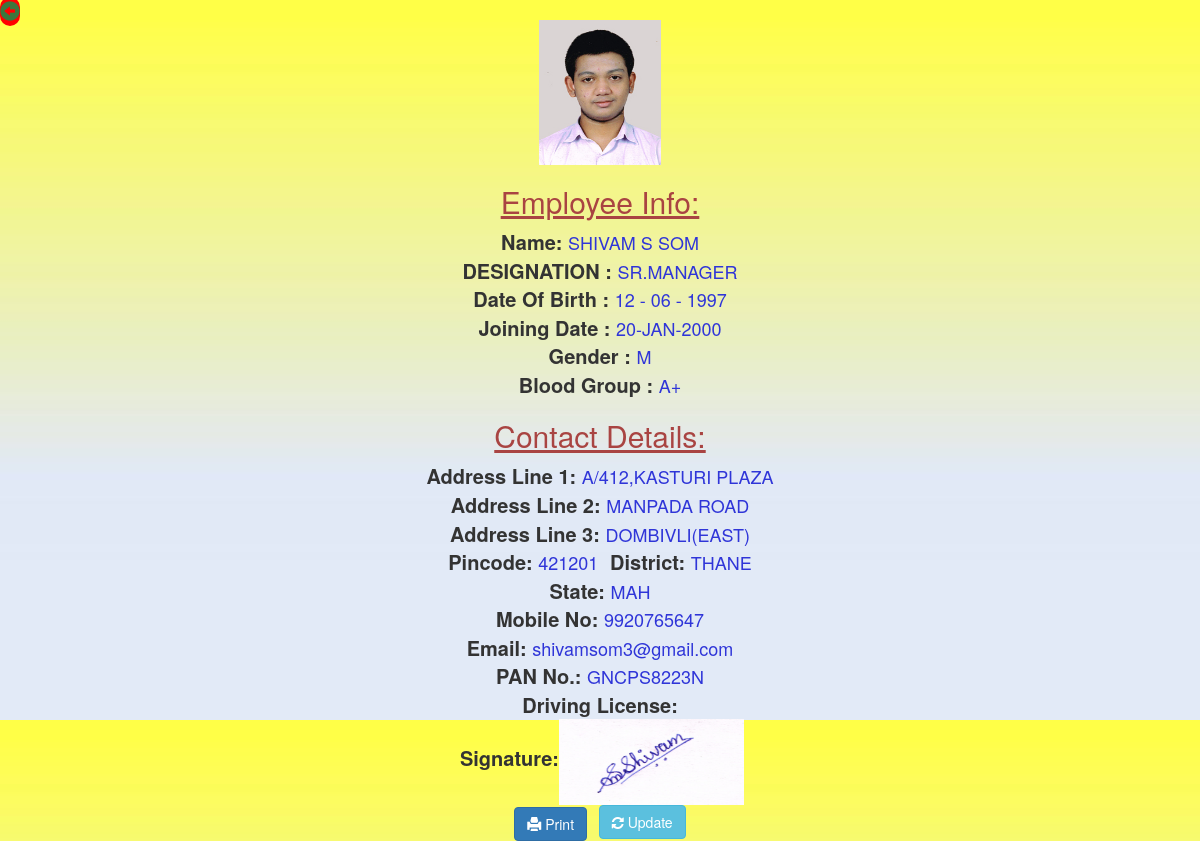
/displayemp.php?empid=1 (signed in), run on the app's committed database.
### tables this page shows
CREATE TABLE `employee` (
  `empid` int(11) NOT NULL,
  `image_name` varchar(100) NOT NULL,
  `image_path` varchar(200) NOT NULL,
  `lastname` varchar(20) NOT NULL,
  `firstname` varchar(20) NOT NULL,
  `middlename` varchar(20) NOT NULL,
  `day` int(5) NOT NULL,
  `month` varchar(10) NOT NULL,
  `year` int(11) NOT NULL,
  `gender` varchar(1) NOT NULL,
  `bloodgroup` varchar(3) NOT NULL,
  `addr1` varchar(25) NOT NULL,
  `addr2` varchar(20) NOT NULL,
  `addr3` varchar(20) NOT NULL,
  `pin` int(11) NOT NULL,
  `dist` varchar(20) NOT NULL,
  `state` varchar(5) NOT NULL,
  `mob` varchar(11) NOT NULL,
  `email` varchar(25) NOT NULL,
  `pan` varchar(10) DEFAULT NULL,
  `drive` varchar(10) DEFAULT NULL,
  `startday` int(11) NOT NULL,
  `startmonth` varchar(10) NOT NULL,
  `startyear` int(11) NOT NULL,
  `jobtitle` varchar(20) NOT NULL,
  `sign_name` varchar(100) NOT NULL,
  `sign_path` varchar(200) NOT NULL
);

### detailsprint.php (the view, shortened to what this page needs)
<?php
      function empdetails($result,$conn)
      {
                                while($row = $result->fetch_assoc())
                      {         $data = $row["image_path"];
                                        echo "<div class='row container-fluid'>
                                          <div class='col-lg-4'></div>
                                       <center>     <div class='col-lg-4'>";
                                          echo "<img alt='passport_photo' src='$data' width='122px' height='145px'>";
                                           echo "<h2 class='text-danger'><u>Employee Info:</u></h2>";
                                           echo "<b id='s1'>Name: </b><text id='s2'>" . strtoupper($row["firstname"]) ." " .strtoupper($row["middlename"])." " .strtoupper($row["lastname"])."</text><br>"  ;
                                          echo "<b id ='s1'>DESIGNATION : </b><text id='s2'>".$row["jobtitle"]."</text><br>";
                                          echo "<b id='s1'>Date Of Birth : </b><text id='s2'>".$row["day"]." - ".$row["month"]." - ".$row["year"]."</text><br>";
                                        echo "<b id ='s1'>Joining Date : </b><text id='s2'>".$row["startday"]."-".$row["startmonth"]."-".$row["startyear"]."</text><br>";
                                        echo "<b id ='s1'>Gender : </b><text id='s2'>".$row["gender"]."</text><br>";
                                            echo "<b id ='s1'>Blood Group : </b><text id='s2'>".$row["bloodgroup"]."</text>";
                                            echo "<h2 class='text-danger'><u>Contact Details:</u></h2>";
                                           echo "<b id ='s1'>Address Line 1: </b><text id='s2'>".$row["addr1"]."</text><br>";
                                           echo "<b id ='s1'>Address Line 2: </b><text id='s2'>".$row["addr2"]."</text><br>";
                                           echo "<b id ='s1'>Address Line 3: </b><text id='s2'>".$row["addr3"]."</text><br>";
                                           echo "<b id ='s1'>Pincode: </b><text id='s2'>".$row["pin"]."</text>";
                                            echo "&nbsp;&nbsp;&nbsp;<b id ='s1'>District: </b><text id='s2'>".$row["dist"]."</text><br>";
                                            echo "<b id ='s1'>State: </b><text id='s2'>".$row["state"]."</text><br>";
                                            echo "<b id ='s1'>Mobile No: </b><text id='s2'>".$row["mob"]."</text><br>";
                                            echo "<b id ='s1'>Email: </b><text id='s2'>".$row["email"]."</text><br>";
                                            echo "<b id ='s1'>PAN No.: </b><text id='s2'>".$row["pan"]."</text><BR>";
                                            echo "<b id ='s1'>Driving License: </b><text id='s2'>".$row["drive"]."</text><br>&nbsp;";
                                            echo "<b id='s1'>Signature:</b><img alt='emp_sign' src='$row[sign_path]' width='185px' height='86px'>";
                                            echo "</div></center>";
                                           echo "<div class='col-lg-4'>";
                                          $x=$row['empid'];
                      }
                                        echo "</div></div>";
              echo "<footer style='text-align:center'><button onclick='window.print()' class='btn btn-primary'><span class='glyphicon glyphicon-print'></span> Print</button> &nbsp;
             " ;
             echo "<a href='./emp_update.php?empid=$x'><button class='btn btn-info' ><span class='fa fa-refresh'></span> Update</button></a></footer>";
      }
?>
<link rel="stylesheet" type="text/css" href="./font-awesome-4.6.3/css/font-awesome.min.css">

### css/displaysb.css (style rules this page uses)
#s1 { font-size: 20px; }
#s2 { font-size: 18px; color: #2f35d8; }

### displayemp.php (style rules this page uses)
a { font-size: 20px; display: inline; }

### data on the page
employee: image_path (picture), firstname "SHIVAM", middlename "S", lastname "SOM", jobtitle "SR.MANAGER", day "12", month "06", year "1997", startday "20", startmonth "JAN", startyear "2000", gender "M", bloodgroup "A+", addr1 "A/412,KASTURI PLAZA", addr2 "MANPADA ROAD", addr3 "DOMBIVLI(EAST)", pin "421201", dist "THANE", state "MAH", mob "9920765647", email "shivamsom3@gmail.com", pan "GNCPS8223N", sign_path (picture)
